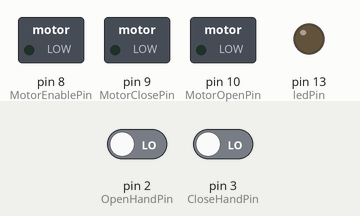
The sketch below on a simulated Arduino Uno, built with avr-gcc and run on an emulated ATmega328P. On the bench: switched loads named in the sketch (green lamp = pin HIGH), output pins drawn as LEDs (lit = HIGH). The inputs (shaded band) are chosen by the test bench; at power-on: pin 2 (OpenHandPin) LOW, pin 3 (CloseHandPin) LOW.

Above: at 1.2 s.
1.3 s: pin 2 (OpenHandPin) driven HIGH
At 1.8 s:
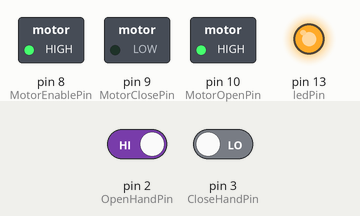
2.8 s: pin 3 (CloseHandPin) driven HIGH
At 4.2 s:
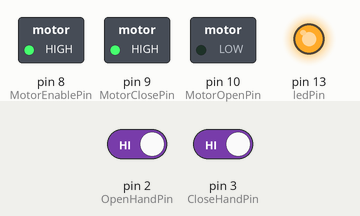
Timing chart, 0 to 9.3 s (numbered marks = the images above; inputs shaded):
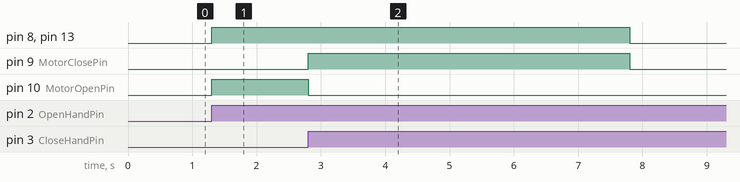

The sketch:

RoboterHand.ino
```cpp
volatile byte state = LOW;
volatile unsigned long previousMillis = 0;
const long interval = 5000;
// Inputs
const byte OpenHandPin = 2;
const byte CloseHandPin = 3;
// Outputs
const byte MotorEnablePin = 8;
const byte MotorOpenPin = 10;
const byte MotorClosePin = 9;
const byte ledPin = LED_BUILTIN;

//action flag
// 0 = no action
// 1 = open
// 2 = close
uint8_t action_flag =  0;
void setup() {
  Serial.begin(115200);
  pinMode(ledPin, OUTPUT);
  pinMode(OpenHandPin, INPUT);
  pinMode(CloseHandPin, INPUT);
  attachInterrupt(digitalPinToInterrupt(OpenHandPin), OpenHandISR, RISING);
  attachInterrupt(digitalPinToInterrupt(CloseHandPin), CloseHandISR, RISING);
  pinMode(MotorOpenPin, OUTPUT);
  pinMode(MotorClosePin, OUTPUT);
  pinMode(MotorEnablePin, OUTPUT);
}

void loop() {
  digitalWrite(ledPin, state);
  unsigned long currentMillis = millis();

  if(state){
    if (currentMillis - previousMillis >= interval) {
      digitalWrite(MotorEnablePin, LOW);
      digitalWrite(MotorOpenPin, LOW);
      digitalWrite(MotorClosePin, LOW);
      state=LOW;
    }
  }
  //Serial.print(digitalRead(OpenHandPin));
  if(action_flag == 1){
    state=HIGH;
    previousMillis = millis();
    digitalWrite(MotorClosePin, LOW);
    delayMicroseconds(100);
    digitalWrite(MotorEnablePin, HIGH);
    digitalWrite(MotorOpenPin, HIGH);
    action_flag = 0;
  }else if(action_flag == 2){
    state=HIGH;
    previousMillis = millis();
    digitalWrite(MotorOpenPin, LOW);
    delayMicroseconds(100);
    digitalWrite(MotorEnablePin, HIGH);
    digitalWrite(MotorClosePin, HIGH);
    action_flag = 0;
  }
}
void OpenHandISR(){
  action_flag = 1;
}
void CloseHandISR(){
  action_flag = 2;
}

//void OpenHand() {
//  state=HIGH;
//  previousMillis = millis();
//  digitalWrite(MotorClosePin, LOW);
//  delayMicroseconds(100);
//  digitalWrite(MotorEnablePin, HIGH);
//  digitalWrite(MotorOpenPin, HIGH);
//}
//
//void CloseHand() {
//  state=HIGH;
//  previousMillis = millis();
//  digitalWrite(MotorOpenPin, LOW);
//  delayMicroseconds(100);
//  digitalWrite(MotorEnablePin, HIGH);
//  digitalWrite(MotorClosePin, HIGH);
//}
```

Measured:
- after the input at 1.3 s, pin 8 (MotorEnablePin), pin 10 (MotorOpenPin), pin 13 (ledPin): LOW → HIGH at once
- after the input at 2.8 s, pin 8 (MotorEnablePin), pin 13 (ledPin): HIGH → LOW after 5.0 s instead of 3.5 s; pin 9 (MotorClosePin): LOW → HIGH at once, → LOW 5.0 s later; pin 10 (MotorOpenPin): HIGH → LOW after 0.00 s instead of 3.5 s
